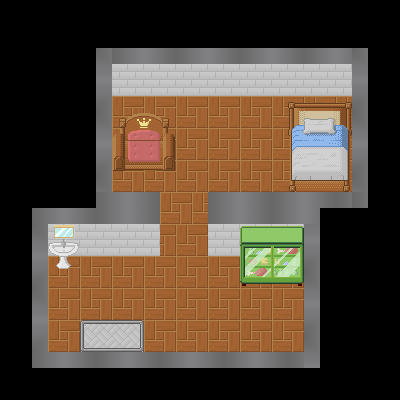

A level layout from a 2D game, rendered from its tile map. Below: a short description, then the map file with its tile-grid data intact:
An orthogonal 25x25 tile map with 16x16 px tiles, 3 tile layers (floor, walls, decorations) and 19 objects (14x collision, exit_house, spawn_house).

<map version="1.10" tiledversion="1.10.1" orientation="orthogonal" renderorder="right-down" width="25" height="25" tilewidth="16" tileheight="16" infinite="0" nextlayerid="5" nextobjectid="20">
 <tileset firstgid="1" source="house.tsx" />
 <layer id="1" name="floor" width="25" height="25">
  <data encoding="csv">
0,0,0,0,0,0,0,0,0,0,0,0,0,0,0,0,0,0,0,0,0,0,0,0,0,
0,0,0,0,0,0,0,0,0,0,0,0,0,0,0,0,0,0,0,0,0,0,0,0,0,
0,0,0,0,0,0,0,0,0,0,0,0,0,0,0,0,0,0,0,0,0,0,0,0,0,
0,0,0,0,0,0,0,0,0,0,0,0,0,0,0,0,0,0,0,0,0,0,0,0,0,
0,0,0,0,0,0,0,9,10,9,10,9,10,9,10,9,10,9,10,9,10,9,0,0,0,
0,0,0,0,0,0,0,39,40,39,40,39,40,39,40,39,40,39,40,39,40,39,0,0,0,
0,0,0,0,0,0,0,9,10,9,10,9,10,9,10,9,10,9,10,9,10,9,0,0,0,
0,0,0,0,0,0,0,39,40,39,40,39,40,39,40,39,40,39,40,39,40,39,0,0,0,
0,0,0,0,0,0,0,9,10,9,10,9,10,9,10,9,10,9,10,9,10,9,0,0,0,
0,0,0,0,0,0,0,39,40,39,40,39,40,39,40,39,40,39,40,39,40,39,0,0,0,
0,0,0,0,0,0,0,9,10,9,10,9,10,9,10,9,10,9,10,9,10,9,0,0,0,
0,0,0,0,0,0,0,39,40,39,40,39,40,39,40,39,40,39,40,39,40,39,0,0,0,
0,0,0,0,0,0,0,0,0,0,9,10,9,0,0,0,0,0,0,0,0,0,0,0,0,
0,0,0,0,0,0,0,0,0,0,39,40,39,0,0,0,0,0,0,0,0,0,0,0,0,
0,0,0,9,10,9,10,9,10,9,10,9,10,9,10,9,10,9,10,0,0,0,0,0,0,
0,0,0,39,40,39,40,39,40,39,40,39,40,39,40,39,40,39,40,0,0,0,0,0,0,
0,0,0,9,10,9,10,9,10,9,10,9,10,9,10,9,10,9,10,0,0,0,0,0,0,
0,0,0,39,40,39,40,39,40,39,40,39,40,39,40,39,40,39,40,0,0,0,0,0,0,
0,0,0,9,10,9,10,9,10,9,10,9,10,9,10,9,10,9,10,0,0,0,0,0,0,
0,0,0,39,40,39,40,39,40,39,40,39,40,39,40,39,40,39,40,0,0,0,0,0,0,
0,0,0,9,10,9,10,9,10,9,10,9,10,9,10,9,10,9,10,0,0,0,0,0,0,
0,0,0,39,40,39,40,39,40,39,40,39,40,39,40,39,40,39,40,0,0,0,0,0,0,
0,0,0,0,0,0,0,0,0,0,0,0,0,0,0,0,0,0,0,0,0,0,0,0,0,
0,0,0,0,0,0,0,0,0,0,0,0,0,0,0,0,0,0,0,0,0,0,0,0,0,
0,0,0,0,0,0,0,0,0,0,0,0,0,0,0,0,0,0,0,0,0,0,0,0,0
</data>
 </layer>
 <layer id="2" name="walls" width="25" height="25">
  <data encoding="csv">
0,0,0,0,0,0,0,0,0,0,0,0,0,0,0,0,0,0,0,0,0,0,0,0,0,
0,0,0,0,0,0,0,0,0,0,0,0,0,0,0,0,0,0,0,0,0,0,0,0,0,
0,0,0,0,0,0,0,0,0,0,0,0,0,0,0,0,0,0,0,0,0,0,0,0,0,
0,0,0,0,0,0,801,737,738,739,740,737,738,739,740,737,738,739,740,737,738,739,801,0,0,
0,0,0,0,0,0,831,17,18,17,18,17,18,17,18,17,18,17,18,17,18,17,831,0,0,
0,0,0,0,0,0,861,47,48,47,48,47,48,47,48,47,48,47,48,47,48,47,861,0,0,
0,0,0,0,0,0,891,0,0,0,0,0,0,0,0,0,0,0,0,0,0,0,891,0,0,
0,0,0,0,0,0,801,0,0,0,0,0,0,0,0,0,0,0,0,0,0,0,801,0,0,
0,0,0,0,0,0,831,0,0,0,0,0,0,0,0,0,0,0,0,0,0,0,831,0,0,
0,0,0,0,0,0,861,0,0,0,0,0,0,0,0,0,0,0,0,0,0,0,861,0,0,
0,0,0,0,0,0,891,0,0,0,0,0,0,0,0,0,0,0,0,0,0,0,891,0,0,
0,0,0,0,0,0,801,0,0,0,0,0,0,0,0,0,0,0,0,0,0,0,801,0,0,
0,0,0,0,0,0,737,738,739,740,0,0,0,737,738,739,740,737,738,739,740,737,737,0,0,
0,0,737,738,739,740,737,738,739,740,0,0,0,737,738,739,740,737,738,739,0,0,0,0,0,
0,0,801,17,18,17,18,17,18,17,0,0,0,17,18,17,18,17,18,831,0,0,0,0,0,
0,0,831,47,48,47,48,47,48,47,0,0,0,47,48,47,48,47,48,861,0,0,0,0,0,
0,0,861,0,0,0,0,0,0,0,0,0,0,0,0,0,0,0,0,891,0,0,0,0,0,
0,0,891,0,0,0,0,0,0,0,0,0,0,0,0,0,0,0,0,801,0,0,0,0,0,
0,0,801,0,0,0,0,0,0,0,0,0,0,0,0,0,0,0,0,831,0,0,0,0,0,
0,0,831,0,0,0,0,0,0,0,0,0,0,0,0,0,0,0,0,861,0,0,0,0,0,
0,0,861,0,0,0,0,0,0,0,0,0,0,0,0,0,0,0,0,891,0,0,0,0,0,
0,0,891,0,0,0,0,0,0,0,0,0,0,0,0,0,0,0,0,801,0,0,0,0,0,
0,0,737,738,739,740,737,738,739,740,737,738,739,740,737,738,739,740,737,831,0,0,0,0,0,
0,0,0,0,0,0,0,0,0,0,0,0,0,0,0,0,0,0,0,0,0,0,0,0,0,
0,0,0,0,0,0,0,0,0,0,0,0,0,0,0,0,0,0,0,0,0,0,0,0,0
</data>
 </layer>
 <layer id="3" name="decorations" width="25" height="25">
  <data encoding="csv">
0,0,0,0,0,0,0,0,0,0,0,0,0,0,0,0,0,0,0,0,0,0,0,0,0,
0,0,0,0,0,0,0,0,0,0,0,0,0,0,0,0,0,0,0,0,0,0,0,0,0,
0,0,0,0,0,0,0,0,0,0,0,0,0,0,0,0,0,0,0,0,0,0,0,0,0,
0,0,0,0,0,0,0,0,0,0,0,0,0,0,0,0,0,0,0,0,0,0,0,0,0,
0,0,0,0,0,0,0,0,0,0,0,0,0,0,0,0,0,0,0,0,0,0,0,0,0,
0,0,0,0,0,0,0,0,0,0,0,0,0,0,0,0,0,0,0,0,0,0,0,0,0,
0,0,0,0,0,0,0,0,0,0,0,0,0,0,0,0,0,0,207,208,209,210,0,0,0,
0,0,0,0,0,0,0,443,444,445,446,0,0,0,0,0,0,0,237,238,239,240,0,0,0,
0,0,0,0,0,0,0,473,474,475,476,0,0,0,0,0,0,0,267,268,269,270,0,0,0,
0,0,0,0,0,0,0,503,504,505,506,0,0,0,0,0,0,0,297,298,299,300,0,0,0,
0,0,0,0,0,0,0,533,534,535,536,0,0,0,0,0,0,0,327,328,329,330,0,0,0,
0,0,0,0,0,0,0,0,0,0,0,0,0,0,0,0,0,0,357,358,359,360,0,0,0,
0,0,0,0,0,0,0,0,0,0,0,0,0,0,0,0,0,0,0,0,0,0,0,0,0,
0,0,0,0,0,0,0,0,0,0,0,0,0,0,0,0,0,0,0,0,0,0,0,0,0,
0,0,0,423,424,0,0,0,0,0,0,0,0,0,0,303,304,305,306,0,0,0,0,0,0,
0,0,0,453,454,0,0,0,0,0,0,0,0,0,0,333,334,335,336,0,0,0,0,0,0,
0,0,0,483,484,0,0,0,0,0,0,0,0,0,0,363,364,365,366,0,0,0,0,0,0,
0,0,0,0,0,0,0,0,0,0,0,0,0,0,0,393,394,395,396,0,0,0,0,0,0,
0,0,0,0,0,0,0,0,0,0,0,0,0,0,0,0,0,0,0,0,0,0,0,0,0,
0,0,0,0,0,0,0,0,0,0,0,0,0,0,0,0,0,0,0,0,0,0,0,0,0,
0,0,0,0,0,63,64,65,66,0,0,0,0,0,0,0,0,0,0,0,0,0,0,0,0,
0,0,0,0,0,93,94,95,96,0,0,0,0,0,0,0,0,0,0,0,0,0,0,0,0,
0,0,0,0,0,0,0,0,0,0,0,0,0,0,0,0,0,0,0,0,0,0,0,0,0,
0,0,0,0,0,0,0,0,0,0,0,0,0,0,0,0,0,0,0,0,0,0,0,0,0,
0,0,0,0,0,0,0,0,0,0,0,0,0,0,0,0,0,0,0,0,0,0,0,0,0
</data>
 </layer>
 <objectgroup id="4" name="objects">
  <object id="1" type="collision" x="97.2119" y="49.5005" width="270.165" height="45.3258" />
  <object id="2" type="collision" x="98.4047" y="84.6876" width="13.717" height="138.363" />
  <object id="3" type="collision" x="351.871" y="51.2897" width="16.1026" height="156.255" />
  <object id="4" type="collision" x="288.654" y="104.369" width="61.4284" height="104.965" />
  <object id="5" type="collision" x="115.104" y="135.977" width="60.2356" height="34.5907" />
  <object id="6" type="collision" x="96.6155" y="192.635" width="62.6211" height="62.6211" />
  <object id="7" type="collision" x="209.334" y="193.827" width="110.929" height="29.2232" />
  <object id="8" type="collision" x="209.334" y="195.02" width="110.929" height="60.832" />
  <object id="9" type="collision" x="240.346" y="251.081" width="79.3201" height="37.5727" />
  <object id="10" x="38.1691" y="211.719" />
  <object id="11" type="collision" x="34.5907" y="209.93" width="124.05" height="45.9222" />
  <object id="12" type="collision" x="32.2052" y="212.912" width="14.9098" height="156.255" />
  <object id="13" type="collision" x="33.3979" y="354.257" width="286.864" height="13.1206" />
  <object id="14" type="collision" x="304.16" y="223.647" width="14.9098" height="143.73" />
  <object id="15" type="collision" x="351.871" y="61.4284" width="15.5062" height="145.52" />
  <object id="16" name="exit_house" x="82.3021" y="320.262" width="62.0248" height="32.8016" />
  <object id="17" name="spawn_house" x="195.617" y="308.335">
   <point />
  </object>
  <object id="18" x="175.339" y="318.473" width="4.17474" height="1.19278" />
  <object id="19" x="180.11" y="315.491" width="38.7655" />
 </objectgroup>
</map>
